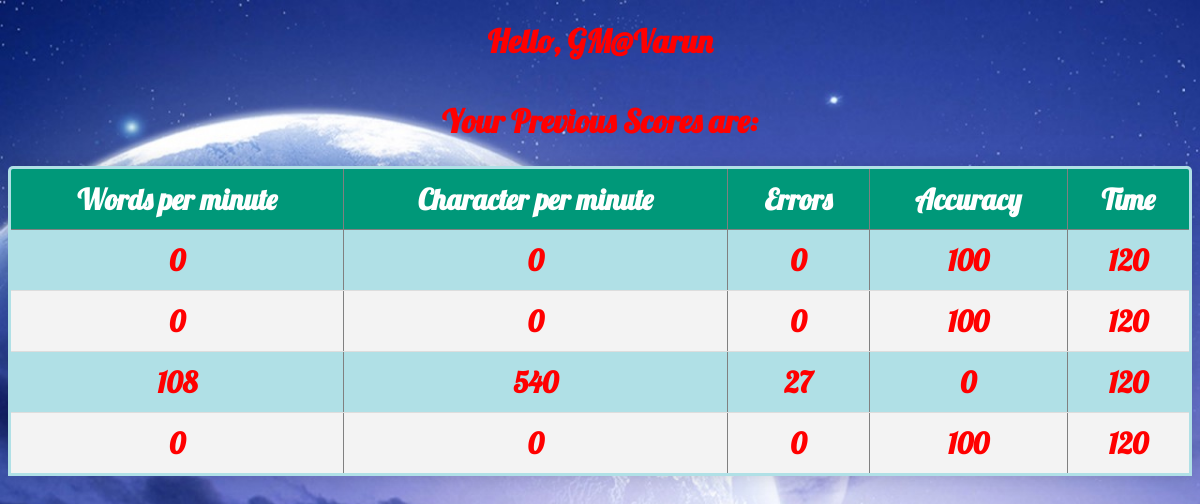
Screenshot of /Performance/ (signed in) with the database file from the repository.
### App/models.py (models this page shows)
class Previous_Score(models.Model):
    manager   =  models.ForeignKey(User,on_delete=models.CASCADE,default=None)
    Errors    =  models.IntegerField()
    Accuracy  =  models.IntegerField()
    C_pm      =  models.IntegerField()
    W_pm      =  models.IntegerField()
    Time      =  models.IntegerField()

### App/views.py (the view)
# urls.py: path('Performance/',Performance),
@login_required
def Performance(request):
    Scores         = Previous_Score.objects.filter(manager=request.user)
    return render(request,'Performance.html',{'Score' : Scores})

### App/templates/Performance.html (shortened to what this page needs)
<!DOCTYPE html>
<html lang="en">
<head>
    {% load static%}
</head>
<body>
    {% if user.is_authenticated %}
    <h1><center>Hello, {{user.username}} <br> <br>
        Your Previous Scores are: <br>
            {% if Score %}
            <table class="content-table" align="center" cellspacing="15"  border="3" width="100%" bgColor="Powderblue">
                <thead>
                <th>Words per minute </th>
                <th>Character per minute</th>
                <th>Errors</th>
                <th>Accuracy</th>
                <th>Time</th>
                </thead>
                {% for field in Score  %}
                    <tr align="center">
                        <td>{{ field.W_pm }}</td>
                        <td>{{ field.C_pm }}</td>
                        <td>{{ field.Errors }}</td>
                        <td>{{ field.Accuracy }}</td>
                        <td>{{ field.Time }}</td>
                    </tr>
                {% endfor %}
            </table>
            {% else %}
            <p>No Records Found</p>
            {% endif %}
    {% endif %}
    </h1></center>
</body>
</html>

### rows the page displays
Previous_Score: W_pm "0", C_pm "0", Errors "0", Accuracy "100", Time "120"
Previous_Score: W_pm "0", C_pm "0", Errors "0", Accuracy "100", Time "120"
Previous_Score: W_pm "108", C_pm "540", Errors "27", Accuracy "0", Time "120"
Previous_Score: W_pm "0", C_pm "0", Errors "0", Accuracy "100", Time "120"

### other values shown
{{ user.username }} "GM@Varun"
